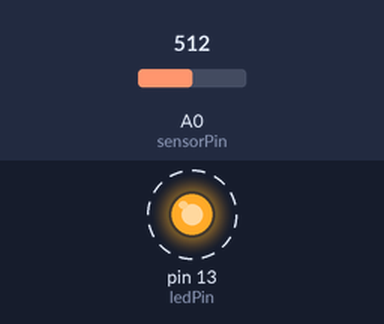
The sketch below on a simulated Arduino Uno, built with avr-gcc and run on an emulated ATmega328P. On the bench: output pins drawn as LEDs (lit = HIGH). Dashed ring = blinking. The inputs (shaded band) are chosen by the test bench; at power-on: A0 (sensorPin) = 512. What the sketch prints to the serial monitor is not drawn.

Above: at 0.2 s.
Timing chart, 0 to 3.0 s (numbered marks = the images above):
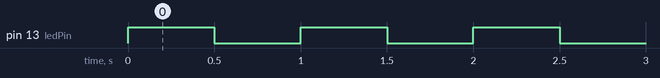

Measured:
- by itself, pin 13 (ledPin): alternates HIGH for 0.50 s and LOW for 0.50 s

The sketch:

analog_motion.ino
```cpp
/* Simple motion sensor
 * Sends data from photocell attached to hacked motion sensor light
 * for happenstanceproject.com
 * Kevin Walker 01 May 2012
 */

int sensorPin = 0; // input pin for the photocell
int ledPin = 13;   // output pin for the LED
int val = 0;       // variable for data from photocell

void setup() {
  pinMode(ledPin, OUTPUT);  // ledPin is as an OUTPUT
  Serial.begin(115200);
}
void loop() {
  val = analogRead(sensorPin); // read from photocell
  digitalWrite(ledPin, HIGH);  // turn the LED on
  delay(500);   // stop the program for some time
  digitalWrite(ledPin, LOW);   // turn the LED off
  delay(500);
  if (val > 100)
  {
    Serial.println(val);
    // EVERY LINE SENT = MOVEMENT FOR 1 sec.
    // VALUE INDICATES BATTERY LEVEL OF MOTION LEDs: 1024=full
  }


}
```
